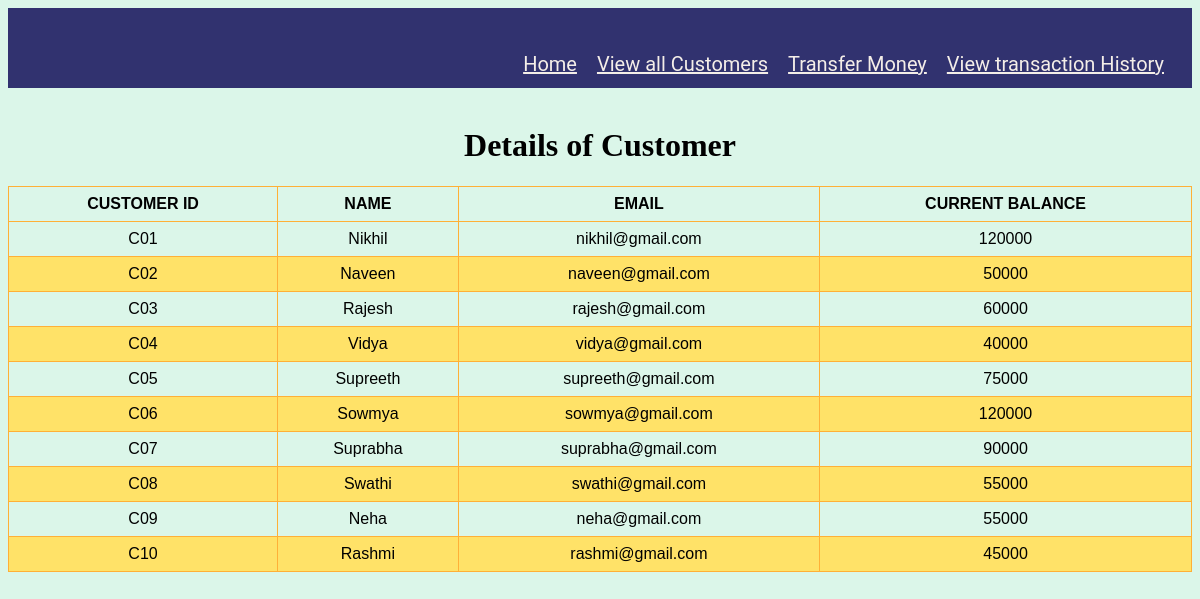
The page /view_customer.php on the database its author committed.
### tables this page shows
CREATE TABLE `customers` (
  `C_ID` varchar(5) NOT NULL,
  `Name` varchar(30) NOT NULL,
  `Email` varchar(30) NOT NULL,
  `Balance` int(8) NOT NULL
);

### view_customer.php (the view, shortened to what this page needs)
<?php
include 'connection.php';
$q="select * from customers";
$result=mysqli_query($con,$q);
?>
<html>
<head>
</head>
<body style="background-color:#dbf6e9">
<link rel = "stylesheet" type = "text/css" href = "navbutton.css">
	<nav class = "navbar">
	<ul>
		<li><a href="index.php">Home</a></li>
		<li><a href = "view_customer.php">View all Customers</a></li>
		<li><a href = "transfer_money.php">Transfer Money</a></li>
		<li><a href = "transaction_history.php">View transaction History</a></li>
	</ul>
	</nav>
<br>
    <h1 align=center font-family=gabriola>Details of Customer</h1>
    <table class="flat-table flat-table-1" align=center>
		<thead>
			<th>CUSTOMER ID</th>
			<th>NAME</th>
			<th>EMAIL</th>
			<th>CURRENT BALANCE</th>
		</thead>
		<tbody>
		<tr align = center>
			<?php
				while($row=mysqli_fetch_array($result)){
			?>
			<td><?php echo  $row["C_ID"]; ?></td>
			<td><?php echo  $row["Name"]; ?></td>
			<td><?php echo  $row["Email"]; ?></td>
			<td><?php echo  $row["Balance"]; ?></td>
		<tr align = center>
	<?php }
	?>
		</tr>
		</tbody>
	</table>
	<br><br>
</body>
</html>

### navbutton.css (style rules this page uses)
.navbar { height: 80px; width: 100%; background:#31326f; }
.navbar ul { float: right; margin-right: 20px; }
.navbar ul li { list-style: none; margin: 0 8px; display: inline-block; line-height: 80px; }
.navbar ul li a { text-transform: none; color:#f4eee8; font-size: 20px; font-family: 'Roboto', sans-serif; transition: .4s; }

### view_customer.php (style rules this page uses)
table { font-family: arial, sans-serif; border-collapse: collapse; width: 100%; }
td, th { border: 1px solid #ffb037; text-align: center; padding: 8px; }
tr:nth-child(even) { background-color:#ffe268; }

### rows shown on the page
customers: C_ID "C01", Name "Nikhil", Email "nikhil@gmail.com", Balance "120000"
customers: C_ID "C02", Name "Naveen", Email "naveen@gmail.com", Balance "50000"
customers: C_ID "C03", Name "Rajesh", Email "rajesh@gmail.com", Balance "60000"
customers: C_ID "C04", Name "Vidya", Email "vidya@gmail.com", Balance "40000"
customers: C_ID "C05", Name "Supreeth", Email "supreeth@gmail.com", Balance "75000"
customers: C_ID "C06", Name "Sowmya", Email "sowmya@gmail.com", Balance "120000"
customers: C_ID "C07", Name "Suprabha", Email "suprabha@gmail.com", Balance "90000"
customers: C_ID "C08", Name "Swathi", Email "swathi@gmail.com", Balance "55000"
customers: C_ID "C09", Name "Neha", Email "neha@gmail.com", Balance "55000"
customers: C_ID "C10", Name "Rashmi", Email "rashmi@gmail.com", Balance "45000"
